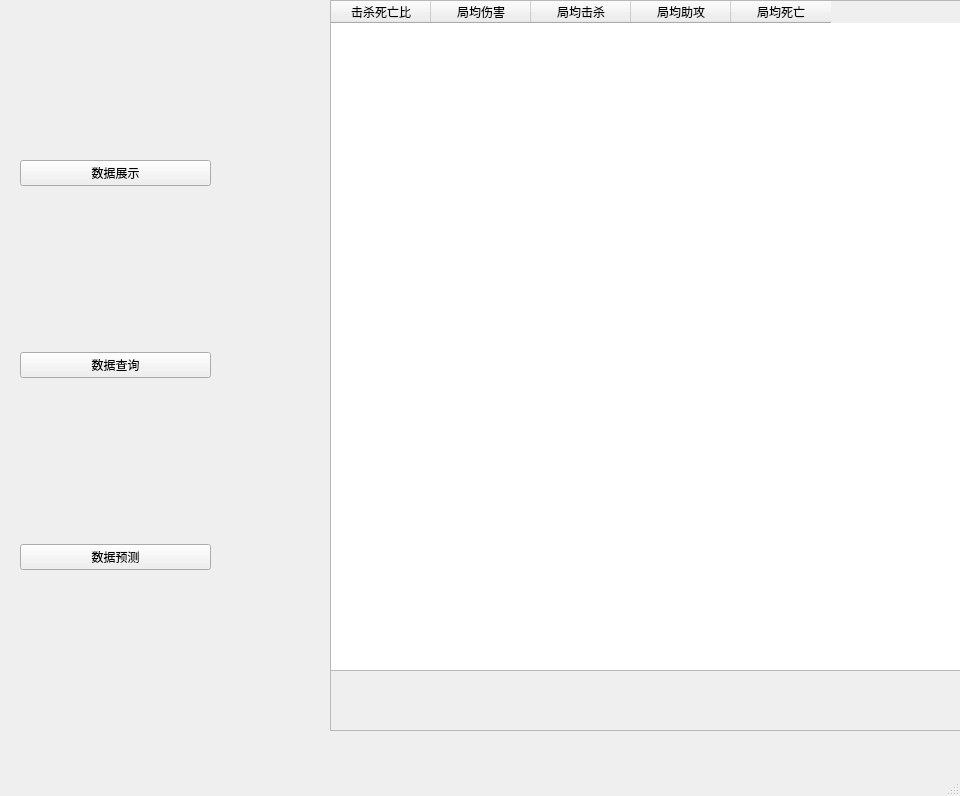
<?xml version="1.0" encoding="UTF-8"?>
<ui version="4.0">
 <class>MainWindow</class>
 <widget class="QMainWindow" name="MainWindow">
  <property name="geometry">
   <rect>
    <x>0</x>
    <y>0</y>
    <width>960</width>
    <height>796</height>
   </rect>
  </property>
  <property name="windowTitle">
   <string>MainWindow</string>
  </property>
  <widget class="QWidget" name="centralwidget">
   <widget class="QWidget" name="widget" native="true">
    <property name="geometry">
     <rect>
      <x>20</x>
      <y>0</y>
      <width>191</width>
      <height>731</height>
     </rect>
    </property>
    <layout class="QGridLayout" name="gridLayout">
     <item row="1" column="0">
      <widget class="QPushButton" name="pushButton_2">
       <property name="text">
        <string>数据查询</string>
       </property>
      </widget>
     </item>
     <item row="2" column="0">
      <widget class="QPushButton" name="pushButton_3">
       <property name="text">
        <string>数据预测</string>
       </property>
      </widget>
     </item>
     <item row="0" column="0">
      <widget class="QPushButton" name="pushButton_1">
       <property name="text">
        <string>数据展示</string>
       </property>
      </widget>
     </item>
    </layout>
   </widget>
   <widget class="QFrame" name="frame">
    <property name="geometry">
     <rect>
      <x>330</x>
      <y>0</y>
      <width>631</width>
      <height>731</height>
     </rect>
    </property>
    <property name="frameShape">
     <enum>QFrame::StyledPanel</enum>
    </property>
    <property name="frameShadow">
     <enum>QFrame::Raised</enum>
    </property>
    <widget class="QTableWidget" name="tableWidget">
     <property name="geometry">
      <rect>
       <x>0</x>
       <y>0</y>
       <width>631</width>
       <height>671</height>
      </rect>
     </property>
     <column>
      <property name="text">
       <string>击杀死亡比</string>
      </property>
     </column>
     <column>
      <property name="text">
       <string>局均伤害</string>
      </property>
     </column>
     <column>
      <property name="text">
       <string>局均击杀</string>
      </property>
     </column>
     <column>
      <property name="text">
       <string>局均助攻</string>
      </property>
     </column>
     <column>
      <property name="text">
       <string>局均死亡</string>
      </property>
     </column>
    </widget>
   </widget>
  </widget>
  <widget class="QMenuBar" name="menubar">
   <property name="geometry">
    <rect>
     <x>0</x>
     <y>0</y>
     <width>960</width>
     <height>26</height>
    </rect>
   </property>
  </widget>
  <widget class="QStatusBar" name="statusbar"/>
 </widget>
 <resources/>
 <connections/>
</ui>
